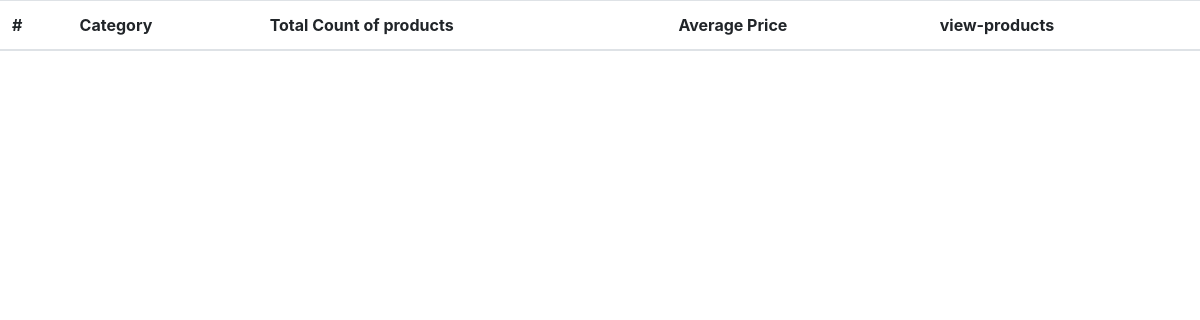
Before: / with the older database file.
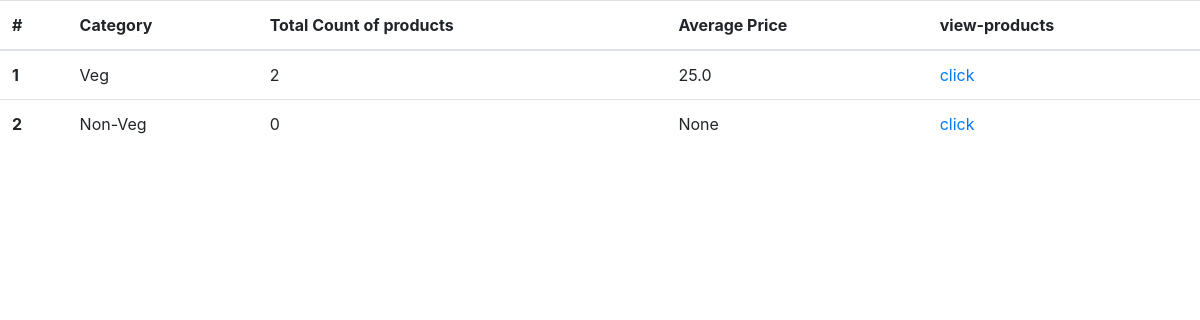
After: the same page with the newer database file.
### product/models.py (models this page shows, shortened)
class Category(models.Model):
    name=models.CharField(max_length=100)
    is_active = models.BooleanField(default=True)

### product/views.py (the view)
# urls.py: path('',views.index,name="index"),
def index(request):
    category = Category.objects.filter(is_active=True)
    cat_list = []
    for i in category:
        product_count = Products.objects.filter(category=i.id).count()
        product_avg = Products.objects.filter(category=i.id).aggregate(Avg('price'))
        value = {
            'name':i.name,
            'id':i.id,
            'pro_count':product_count,
            'pro_avg':product_avg,
        }
        cat_list.append(value)
    context = {'category': cat_list}
    return render(request,'category_table.html',context)

### templates/category_table.html (shortened to what this page needs)
<!DOCTYPE html>
<html lang="en">
<head>
    <link rel="stylesheet" href="https://cdn.jsdelivr.net/npm/bootstrap@4.1.3/dist/css/bootstrap.min.css">
</head>
<body>
<table class="table">
  <thead>
    <tr>
      <th scope="col">#</th>
      <th scope="col">Category</th>
      <th scope="col">Total Count of products</th>
      <th scope="col">Average Price</th>
      <th scope="col">view-products</th>
    </tr>
  </thead>
  <tbody>
  {% for i in category %}
    <tr>
      <th scope="row">{{forloop.counter}}</th>
      <td>{{i.name}}</td>
      <td>{{i.pro_count}}</td>
      <td>{{i.pro_avg.price__avg}}</td>
      <td><a href="{% url 'pro_list' i.id %}">click</a></td>
    </tr>
  {% endfor %}
  </tbody>
</table>
</body>
</html>

Changed rows visible on the page:
added Category: name "Veg"
added Category: name "Non-Veg"
Other visible differences:
new list line: "1 2 25.0 click"
new list line: "2 0 None click"
